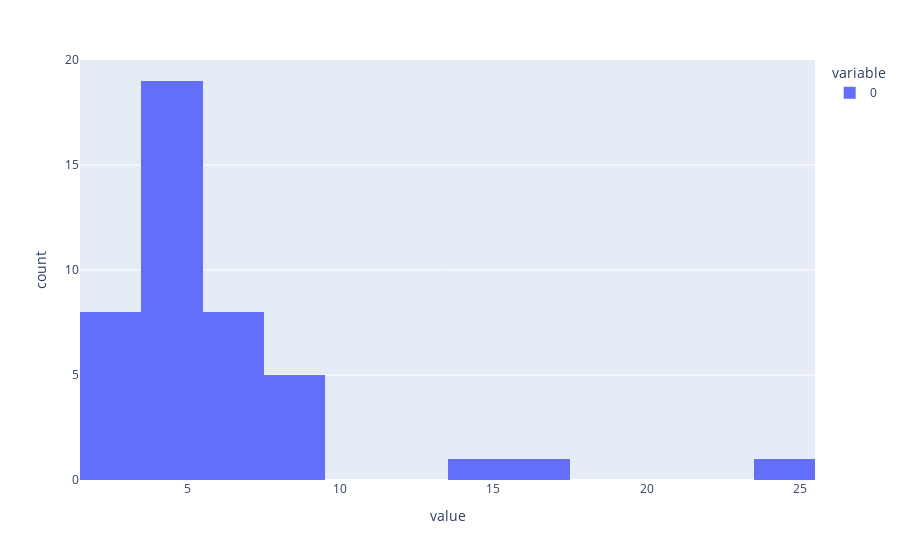

The notebook cell saved with this chart:
### Markdown cell above
❓ Plot the **histogram** of number of unique value per categorical feature. Do you see some quick wins?

### Code cell
import plotly.express as px
# Here we use a column with categorical data
fig = px.histogram(data_category)
fig.show()

### Figure 1 — Plotly figure (JSON) as saved in the notebook; plotly's stock layout.template omitted (floating-point values rounded to 4 significant figures)
{"data": [{"alignmentgroup": "True", "bingroup": "x", "hovertemplate": "variable=0<br>value=%{x}<br>count=%{y}<extra></extra>", "legendgroup": "0", "marker": {"color": "#636efa", "pattern": {"shape": ""}}, "name": "0", "offsetgroup": "0", "orientation": "v", "showlegend": true, "type": "histogram", "x": [2, 2, 2, 2, 3, 3, 3, 3, 4, 4, 4, 4, 4, 4, 4, 4, 4, 4, 5, 5, 5, 5, 5, 5, 5, 5, 5, 6, 6, 6, 6, 6, 6, 6, 7, 8, 8, 8, 9, 9, 15, 16, 25], "xaxis": "x", "yaxis": "y"}], "layout": {"barmode": "relative", "legend": {"title": {"text": "variable"}, "tracegroupgap": 0}, "margin": {"t": 60}, "xaxis": {"anchor": "y", "domain": [0, 1], "title": {"text": "value"}}, "yaxis": {"anchor": "x", "domain": [0, 1], "title": {"text": "count"}}}}
